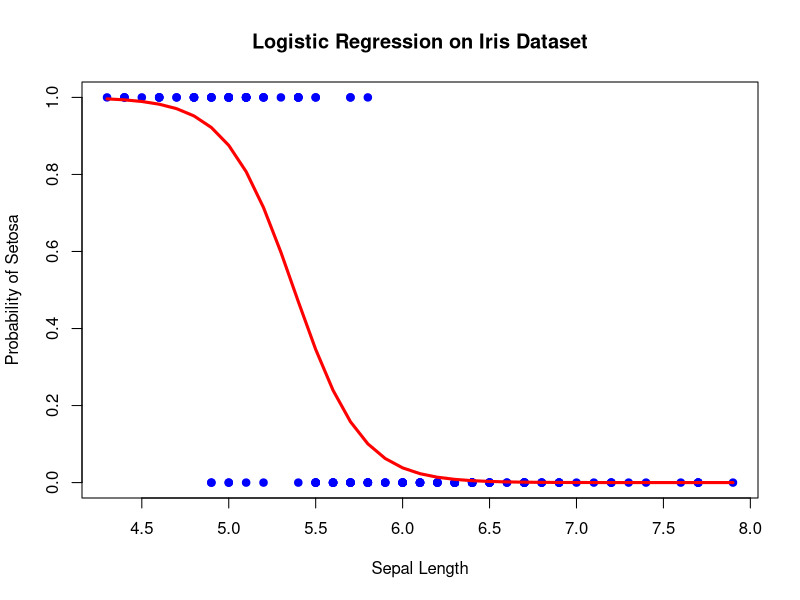

Recreate this plot in R.
# Load dataset
data(iris)

# Convert species to binary classification
# Setosa = 1, Others = 0
iris$SpeciesBinary <- ifelse(iris$Species == "setosa", 1, 0)

# Train logistic regression model
model <- glm(SpeciesBinary ~ Sepal.Length, data = iris, family = binomial)

# Show model summary
summary(model)

# Predict probabilities
prob <- predict(model, type = "response")

# Convert probabilities to classes
predicted_class <- ifelse(prob > 0.5, 1, 0)

# -----------------------------
# CONFUSION MATRIX
# -----------------------------
conf_matrix <- table(Predicted = predicted_class, Actual = iris$SpeciesBinary)
print("Confusion Matrix:")
print(conf_matrix)

# -----------------------------
# ACCURACY
# -----------------------------
accuracy <- sum(diag(conf_matrix)) / sum(conf_matrix)
print(paste("Accuracy:", accuracy))

# -----------------------------
# GRAPH
# -----------------------------
plot(iris$Sepal.Length, iris$SpeciesBinary,
     main = "Logistic Regression on Iris Dataset",
     xlab = "Sepal Length",
     ylab = "Probability of Setosa",
     pch = 19,
     col = "blue")

# Sort values for smooth curve
ordered <- order(iris$Sepal.Length)

# Add logistic regression curve
lines(iris$Sepal.Length[ordered], prob[ordered],
      col = "red", lwd = 3)
